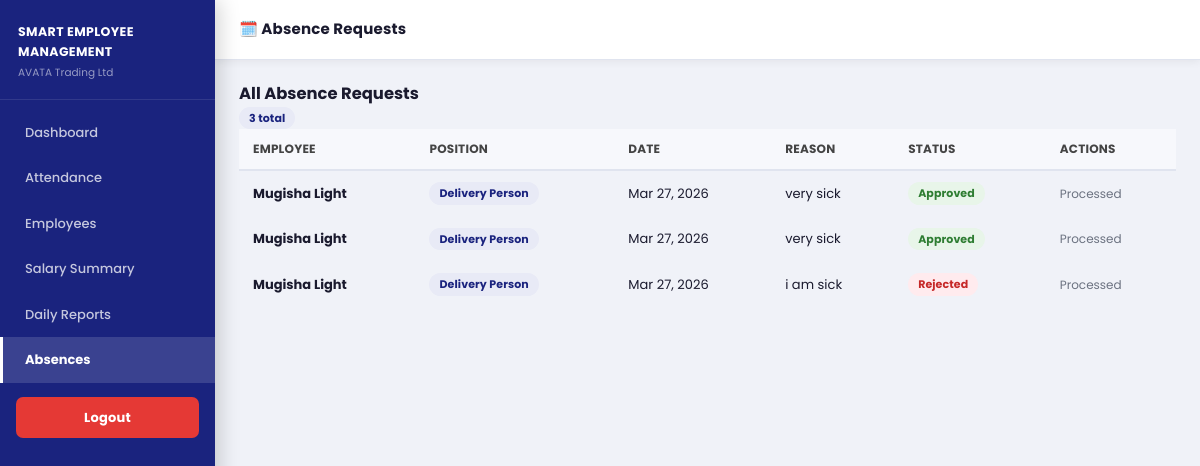
Page /admin/absences.php (signed in) on the committed database.
### tables this page shows
CREATE TABLE `absencerequest` (
  `id` int(11) NOT NULL,
  `employeeId` int(11) NOT NULL,
  `date` date NOT NULL,
  `reason` varchar(500) DEFAULT NULL,
  `proofDocument` varchar(191) DEFAULT NULL,
  `statusId` varchar(50) DEFAULT 'pending',
  `createdAt` datetime DEFAULT current_timestamp(),
  `updatedAt` datetime DEFAULT current_timestamp() ON UPDATE current_timestamp()
);

CREATE TABLE `employee` (
  `id` int(11) NOT NULL,
  `fingerprintId` int(11) DEFAULT NULL,
  `name` varchar(191) NOT NULL,
  `position` varchar(191) DEFAULT NULL,
  `salaryRatePerDay` double DEFAULT 10,
  `dailySalesTarget` double DEFAULT 500,
  `email` varchar(191) DEFAULT NULL,
  `loginOtp` varchar(10) DEFAULT NULL,
  `loginOtpExpiresAt` datetime DEFAULT NULL,
  `createdAt` datetime DEFAULT current_timestamp(),
  `updatedAt` datetime DEFAULT current_timestamp() ON UPDATE current_timestamp()
);

### config.php (called while the page is built, shortened)
<?php
function db(){
    $c=new mysqli(DB_HOST,DB_USER,DB_PASS,DB_NAME);
    $c->set_charset('utf8mb4');
    return $c;
}
function esc($s){ return htmlspecialchars((string)$s,ENT_QUOTES,'UTF-8'); }
?>

### admin/absences.php (the view, shortened to what this page needs)
<?php
require_once '../config.php'; authAdmin();
$abs=db()->query("SELECT ar.*,e.name,e.position FROM absencerequest ar JOIN employee e ON e.id=ar.employeeId ORDER BY ar.createdAt DESC");
?>
<!DOCTYPE html>
<html lang="en">
<head>
<link rel="stylesheet" href="../assets/css/style.css">
</head>
<body>
<div class="layout">
  <?php include '_sb.php'; ?>
  <div class="main">
    <div class="topbar"><div class="topbar-left"><h1>🗓️ Absence Requests</h1></div></div>
    <div class="page">
      <div class="card mb0">
        <div class="card-head"><h3>All Absence Requests</h3><span class="tag tag-navy"><?= $abs->num_rows ?> total</span></div>
        <div class="card-body-0">
          <div class="tbl-wrap">
            <table>
              <thead><tr><th>Employee</th><th>Position</th><th>Date</th><th>Reason</th><th>Status</th><th>Actions</th></tr></thead>
              <tbody>
              <?php while($a=$abs->fetch_assoc()):
                $sc=$a['statusId']==='approved'?'tag-green':($a['statusId']==='rejected'?'tag-red':'tag-orange');
              ?>
              <tr>
                <td><strong><?= esc($a['name']) ?></strong></td>
                <td><span class="tag tag-navy"><?= esc($a['position']) ?></span></td>
                <td class="nowrap"><?= date('M d, Y',strtotime($a['date'])) ?></td>
                <td><?= esc($a['reason']) ?></td>
                <td><span class="tag <?= $sc ?>"><?= ucfirst($a['statusId']) ?></span></td>
                <td>
                  <?php if($a['statusId']==='pending'): ?>
                  <form method="POST" style="display:inline;" class="flex gap6">
                    <input type="hidden" name="aid" value="<?= $a['id'] ?>">
                    <button name="approve" class="btn btn-green btn-xs">✅ Approve</button>
                    <button name="reject"  class="btn btn-red btn-xs">❌ Reject</button>
                  </form>
                  <?php else: ?><span class="muted" style="font-size:12px;">Processed</span><?php endif; ?>
                </td>
              </tr>
              <?php endwhile; ?>
              </tbody>
            </table>
          </div>
        </div>
      </div>
    </div>
  </div>
</div>
</body>
</html>

### assets/css/style.css (style rules this page uses)
*, *::before, *::after { box-sizing: border-box; margin: 0; padding: 0; }
:root { --navy: #1a237e; --navy-dark: #0d1560; --navy-light: #283593; --blue: #1565c0; --blue-light: #1976d2; --red: #c62828; --red-light: #e53935; --orange: #e65100; --orange-light:#f57c00; --green: #2e7d32; --green-light: #43a047; --teal: #00695c; --teal-light: #00897b; --purple: #6a1b9a; --gray-btn: #424242; --ic-navy: #e8eaf6; --ic-blue: #e3f2fd; --ic-green: #e8f5e9; --ic-red: #ffebee; --ic-orange: #fff3e0; --ic-teal: #e0f2f1; --ic-purple: #f3e5f5; --ic-gray: #f5f5f5; --sidebar-w: 215px; --topbar-h: 60px; --font: 'Poppins', 'Segoe UI', sans-serif; --white: #ffffff; --bg: #f0f2f8; --border: #e0e4ef; --text: #1a1a2e; --muted: #6b7280; --shadow: 0 2px 12px rgba(26,35,126,.10); --shadow2: 0 4px 20px rgba(26,35,126,.14); }
html { font-size: 14px; }
body { font-family: var(--font); background: var(--bg); color: var(--text); min-height: 100vh; line-height: 1.5; }
.layout { display: flex; min-height: 100vh; }
.main { margin-left: var(--sidebar-w); flex: 1; display: flex; flex-direction: column; }
.topbar { background: var(--white); height: auto; min-height: var(--topbar-h); padding: 10px 24px; border-bottom: 1px solid var(--border); display: flex; align-items: center; justify-content: space-between; flex-wrap: wrap; gap: 10px; position: sticky; top: 0; z-index: 100; box-shadow: 0 2px 8px rgba(0,0,0,.06); }
.topbar-left h1 { font-size: 15px; font-weight: 700; color: var(--text); letter-spacing: .2px; }
.page { padding: 22px 24px; flex: 1; }
.tbl-wrap { overflow-x: auto; }
table { width: 100%; border-collapse: collapse; font-size: 13px; }
thead th { background: #f7f8fc; padding: 11px 14px; text-align: left; font-weight: 700; font-size: 12px; color: #444; border-bottom: 2px solid var(--border); white-space: nowrap; letter-spacing: .2px; text-transform: uppercase; }
tbody td { padding: 11px 14px; border-bottom: 1px solid #f0f2f8; color: var(--text); vertical-align: middle; }
tbody tr:last-child td { border-bottom: none; }
.tag { display: inline-flex; align-items: center; padding: 3px 10px; border-radius: 20px; font-size: 11px; font-weight: 700; white-space: nowrap; letter-spacing: .1px; }
.tag-navy { background: var(--ic-navy); color: var(--navy); }
.tag-green { background: var(--ic-green); color: var(--green); }
.tag-red { background: var(--ic-red); color: var(--red); }
.mb0 { margin-bottom: 0; }
.muted { color: var(--muted); }
.nowrap { white-space: nowrap; }

### rows in the picture
absencerequest: employeeId.name "Mugisha Light", employeeId.position "Delivery Person", date "Mar 27, 2026", reason "very sick", statusId "Approved", shows "Processed"
absencerequest: employeeId.name "Mugisha Light", employeeId.position "Delivery Person", date "Mar 27, 2026", reason "very sick", statusId "Approved", shows "Processed"
absencerequest: employeeId.name "Mugisha Light", employeeId.position "Delivery Person", date "Mar 27, 2026", reason "i am sick", statusId "Rejected", shows "Processed"

### other values in the picture
$abs->num_rows "3"
